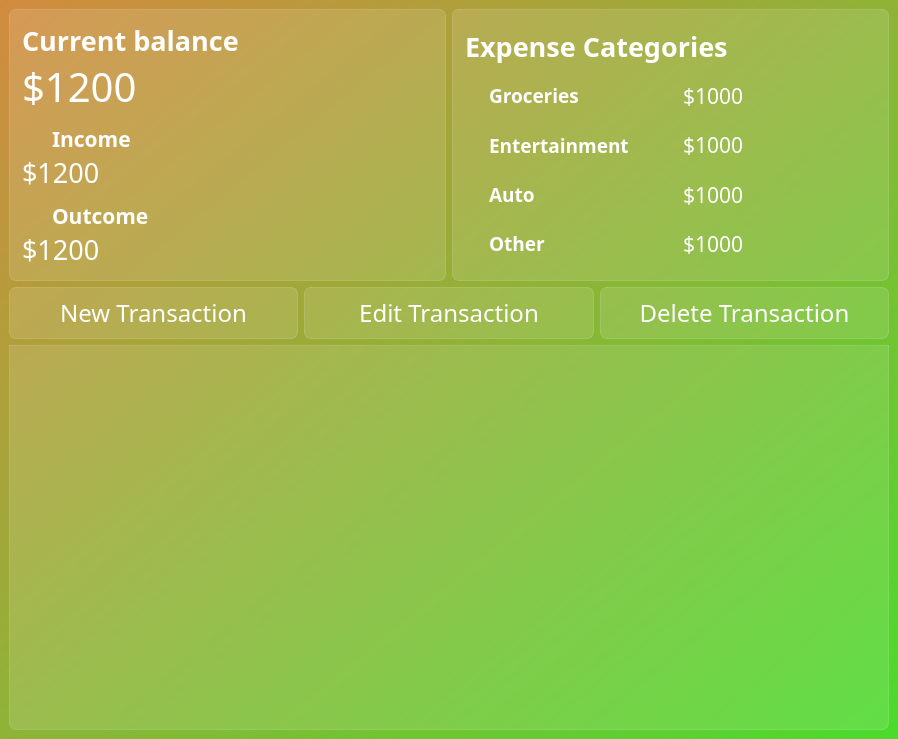
<?xml version="1.0" encoding="UTF-8"?>
<ui version="4.0">
 <class>MainWindow</class>
 <widget class="QMainWindow" name="MainWindow">
  <property name="geometry">
   <rect>
    <x>0</x>
    <y>0</y>
    <width>898</width>
    <height>739</height>
   </rect>
  </property>
  <property name="windowTitle">
   <string>Expense Tracker</string>
  </property>
  <property name="styleSheet">
   <string notr="true">background-color: qlineargradient(spread:pad, x1:0, y1:0, x2:1, y2:1, stop:0 rgba(210, 139, 63, 255), stop:1 rgba(74, 219, 45, 255));
font-family: Gotham Pro;</string>
  </property>
  <widget class="QWidget" name="centralwidget">
   <layout class="QVBoxLayout" name="verticalLayout_3">
    <item>
     <layout class="QHBoxLayout" name="horizontalLayout_7">
      <item>
       <widget class="QFrame" name="balance_frame">
        <property name="styleSheet">
         <string notr="true">background-color: rgba(255, 255, 255, 30);
border: 1px solid rgba(255, 255, 255, 40);
border-radius: 7px;</string>
        </property>
        <layout class="QVBoxLayout" name="verticalLayout">
         <property name="spacing">
          <number>0</number>
         </property>
         <property name="leftMargin">
          <number>12</number>
         </property>
         <property name="topMargin">
          <number>12</number>
         </property>
         <property name="rightMargin">
          <number>12</number>
         </property>
         <property name="bottomMargin">
          <number>12</number>
         </property>
         <item>
          <widget class="QLabel" name="lbl_balance">
           <property name="styleSheet">
            <string notr="true">color: white;
font-weight: bold;
font-size: 20pt;
background-color: none;
border: none;</string>
           </property>
           <property name="text">
            <string>Current balance</string>
           </property>
          </widget>
         </item>
         <item>
          <widget class="QLabel" name="balance">
           <property name="styleSheet">
            <string notr="true">color: white;
font-size: 30pt;
background-color: none;
border: none;</string>
           </property>
           <property name="text">
            <string>$1200</string>
           </property>
          </widget>
         </item>
         <item>
          <layout class="QHBoxLayout" name="horizontalLayout">
           <property name="spacing">
            <number>0</number>
           </property>
           <item>
            <widget class="QLabel" name="icn_income">
             <property name="maximumSize">
              <size>
               <width>24</width>
               <height>16777215</height>
              </size>
             </property>
             <property name="styleSheet">
              <string notr="true">background-color: none;
border: none;
padding-top: 10px;</string>
             </property>
             <property name="text">
              <string/>
             </property>
             <property name="pixmap">
              <pixmap resource="res.qrc">:/icons/icons/north_west_white_24dp.svg</pixmap>
             </property>
            </widget>
           </item>
           <item>
            <widget class="QLabel" name="lbl_income">
             <property name="styleSheet">
              <string notr="true">color: white;
font-size: 16pt;
background-color: none;
border: none;
font-weight: bold;
padding-top: 10px;</string>
             </property>
             <property name="text">
              <string>Income</string>
             </property>
            </widget>
           </item>
          </layout>
         </item>
         <item>
          <widget class="QLabel" name="income">
           <property name="styleSheet">
            <string notr="true">color: white;
font-size: 20pt;
background-color: none;
border: none;</string>
           </property>
           <property name="text">
            <string>$1200</string>
           </property>
          </widget>
         </item>
         <item>
          <layout class="QHBoxLayout" name="horizontalLayout_2">
           <property name="spacing">
            <number>0</number>
           </property>
           <item>
            <widget class="QLabel" name="icn_outcome">
             <property name="maximumSize">
              <size>
               <width>24</width>
               <height>16777215</height>
              </size>
             </property>
             <property name="styleSheet">
              <string notr="true">background-color: none;
border: none;
padding-top: 10px;</string>
             </property>
             <property name="text">
              <string/>
             </property>
             <property name="pixmap">
              <pixmap resource="res.qrc">:/icons/icons/call_received_white_24dp.svg</pixmap>
             </property>
            </widget>
           </item>
           <item>
            <widget class="QLabel" name="lbl_outcome">
             <property name="styleSheet">
              <string notr="true">color: white;
font-size: 16pt;
background-color: none;
border: none;
font-weight: bold;
padding-top: 10px;</string>
             </property>
             <property name="text">
              <string>Outcome</string>
             </property>
            </widget>
           </item>
          </layout>
         </item>
         <item>
          <widget class="QLabel" name="outcome">
           <property name="styleSheet">
            <string notr="true">color: white;
font-size: 20pt;
background-color: none;
border: none;</string>
           </property>
           <property name="text">
            <string>$1200</string>
           </property>
          </widget>
         </item>
        </layout>
       </widget>
      </item>
      <item>
       <widget class="QFrame" name="categories_frame">
        <property name="styleSheet">
         <string notr="true">background-color: rgba(255, 255, 255, 30);
border: 1px solid rgba(255, 255, 255, 40);
border-radius: 7px;</string>
        </property>
        <layout class="QVBoxLayout" name="verticalLayout_2">
         <property name="spacing">
          <number>0</number>
         </property>
         <property name="leftMargin">
          <number>12</number>
         </property>
         <property name="topMargin">
          <number>12</number>
         </property>
         <property name="rightMargin">
          <number>12</number>
         </property>
         <property name="bottomMargin">
          <number>12</number>
         </property>
         <item>
          <widget class="QLabel" name="lbl_categories">
           <property name="styleSheet">
            <string notr="true">color: white;
font-weight: bold;
font-size: 20pt;
background-color: none;
border: none;</string>
           </property>
           <property name="text">
            <string>Expense Categories</string>
           </property>
          </widget>
         </item>
         <item>
          <layout class="QHBoxLayout" name="horizontalLayout_5">
           <item>
            <widget class="QLabel" name="icn_groceries">
             <property name="maximumSize">
              <size>
               <width>24</width>
               <height>16777215</height>
              </size>
             </property>
             <property name="styleSheet">
              <string notr="true">background-color: none;
border:none;
</string>
             </property>
             <property name="text">
              <string/>
             </property>
             <property name="pixmap">
              <pixmap resource="res.qrc">:/icons/icons/local_grocery_store_white_24dp.svg</pixmap>
             </property>
            </widget>
           </item>
           <item>
            <widget class="QLabel" name="lbl_groceries">
             <property name="styleSheet">
              <string notr="true">background-color: none;
color: white;
font-weight: bold;
font-size: 14pt;
border: none
</string>
             </property>
             <property name="text">
              <string>Groceries</string>
             </property>
            </widget>
           </item>
           <item>
            <widget class="QLabel" name="groceries">
             <property name="styleSheet">
              <string notr="true">background-color: none;
color: white;
font-size: 16pt;
border: none
</string>
             </property>
             <property name="text">
              <string>$1000</string>
             </property>
            </widget>
           </item>
          </layout>
         </item>
         <item>
          <layout class="QHBoxLayout" name="horizontalLayout_4">
           <item>
            <widget class="QLabel" name="lbl_entertainment_2">
             <property name="maximumSize">
              <size>
               <width>24</width>
               <height>16777215</height>
              </size>
             </property>
             <property name="styleSheet">
              <string notr="true">background-color: none;
border:none;
</string>
             </property>
             <property name="text">
              <string/>
             </property>
             <property name="pixmap">
              <pixmap resource="res.qrc">:/icons/icons/sports_esports_white_24dp.svg</pixmap>
             </property>
            </widget>
           </item>
           <item>
            <widget class="QLabel" name="lbl_entertainment">
             <property name="styleSheet">
              <string notr="true">background-color: none;
color: white;
font-weight: bold;
font-size: 14pt;
border: none
</string>
             </property>
             <property name="text">
              <string>Entertainment</string>
             </property>
            </widget>
           </item>
           <item>
            <widget class="QLabel" name="entertainment">
             <property name="styleSheet">
              <string notr="true">background-color: none;
color: white;
font-size: 16pt;
border: none
</string>
             </property>
             <property name="text">
              <string>$1000</string>
             </property>
            </widget>
           </item>
          </layout>
         </item>
         <item>
          <layout class="QHBoxLayout" name="horizontalLayout_3">
           <item>
            <widget class="QLabel" name="icn_auto">
             <property name="maximumSize">
              <size>
               <width>24</width>
               <height>16777215</height>
              </size>
             </property>
             <property name="styleSheet">
              <string notr="true">background-color: none;
border:none;
</string>
             </property>
             <property name="text">
              <string/>
             </property>
             <property name="pixmap">
              <pixmap resource="res.qrc">:/icons/icons/directions_car_white_24dp.svg</pixmap>
             </property>
            </widget>
           </item>
           <item>
            <widget class="QLabel" name="lbl_auto">
             <property name="styleSheet">
              <string notr="true">background-color: none;
color: white;
font-weight: bold;
font-size: 14pt;
border: none
</string>
             </property>
             <property name="text">
              <string>Auto</string>
             </property>
            </widget>
           </item>
           <item>
            <widget class="QLabel" name="auto_2">
             <property name="styleSheet">
              <string notr="true">background-color: none;
color: white;
font-size: 16pt;
border: none
</string>
             </property>
             <property name="text">
              <string>$1000</string>
             </property>
            </widget>
           </item>
          </layout>
         </item>
         <item>
          <layout class="QHBoxLayout" name="horizontalLayout_6">
           <item>
            <widget class="QLabel" name="icn_other">
             <property name="maximumSize">
              <size>
               <width>24</width>
               <height>16777215</height>
              </size>
             </property>
             <property name="styleSheet">
              <string notr="true">background-color: none;
border:none;
</string>
             </property>
             <property name="text">
              <string/>
             </property>
             <property name="pixmap">
              <pixmap resource="res.qrc">:/icons/icons/list_white_24dp.svg</pixmap>
             </property>
            </widget>
           </item>
           <item>
            <widget class="QLabel" name="lbl_other">
             <property name="styleSheet">
              <string notr="true">background-color: none;
color: white;
font-weight: bold;
font-size: 14pt;
border: none
</string>
             </property>
             <property name="text">
              <string>Other</string>
             </property>
            </widget>
           </item>
           <item>
            <widget class="QLabel" name="other">
             <property name="styleSheet">
              <string notr="true">background-color: none;
color: white;
font-size: 16pt;
border: none
</string>
             </property>
             <property name="text">
              <string>$1000</string>
             </property>
            </widget>
           </item>
          </layout>
         </item>
        </layout>
       </widget>
      </item>
     </layout>
    </item>
    <item>
     <layout class="QHBoxLayout" name="horizontalLayout_8">
      <item>
       <widget class="QPushButton" name="btn_new_transaction">
        <property name="styleSheet">
         <string notr="true">QPushButton {
	color: white;
	background-color: rgba(255, 255, 255, 30);
	border: 1px solid rgba(255, 255, 255, 40);
	border-radius: 7px;
	width: 230px;
	height: 50px;
	font-size: 18pt;
}

QPushButton:hover {
	background-color: rgba(255, 255, 255, 40);
}

QPushButton:pressed {
	background-color: rgba(255, 255, 255, 70);
}</string>
        </property>
        <property name="text">
         <string>New Transaction</string>
        </property>
        <property name="icon">
         <iconset resource="res.qrc">
          <normaloff>:/icons/icons/post_add_white_24dp.svg</normaloff>:/icons/icons/post_add_white_24dp.svg</iconset>
        </property>
        <property name="iconSize">
         <size>
          <width>24</width>
          <height>24</height>
         </size>
        </property>
       </widget>
      </item>
      <item>
       <widget class="QPushButton" name="btn_edit_transaction">
        <property name="styleSheet">
         <string notr="true">QPushButton {
	color: white;
	background-color: rgba(255, 255, 255, 30);
	border: 1px solid rgba(255, 255, 255, 40);
	border-radius: 7px;
	width: 230px;
	height: 50px;
	font-size: 18pt;
}

QPushButton:hover {
	background-color: rgba(255, 255, 255, 40);
}

QPushButton:pressed {
	background-color: rgba(255, 255, 255, 70);
}</string>
        </property>
        <property name="text">
         <string>Edit Transaction</string>
        </property>
        <property name="icon">
         <iconset resource="res.qrc">
          <normaloff>:/icons/icons/edit_white_24dp.svg</normaloff>:/icons/icons/edit_white_24dp.svg</iconset>
        </property>
        <property name="iconSize">
         <size>
          <width>24</width>
          <height>24</height>
         </size>
        </property>
       </widget>
      </item>
      <item>
       <widget class="QPushButton" name="btn_delete_transaction">
        <property name="styleSheet">
         <string notr="true">QPushButton {
	color: white;
	background-color: rgba(255, 255, 255, 30);
	border: 1px solid rgba(255, 255, 255, 40);
	border-radius: 7px;
	width: 230px;
	height: 50px;
	font-size: 18pt;
}

QPushButton:hover {
	background-color: rgba(255, 255, 255, 40);
}

QPushButton:pressed {
	background-color: rgba(255, 255, 255, 70);
}</string>
        </property>
        <property name="text">
         <string>Delete Transaction</string>
        </property>
        <property name="icon">
         <iconset resource="res.qrc">
          <normaloff>:/icons/icons/delete_white_24dp.svg</normaloff>:/icons/icons/delete_white_24dp.svg</iconset>
        </property>
        <property name="iconSize">
         <size>
          <width>24</width>
          <height>24</height>
         </size>
        </property>
       </widget>
      </item>
     </layout>
    </item>
    <item>
     <widget class="QTableView" name="tableView">
      <property name="minimumSize">
       <size>
        <width>0</width>
        <height>300</height>
       </size>
      </property>
      <property name="maximumSize">
       <size>
        <width>16777215</width>
        <height>400</height>
       </size>
      </property>
      <property name="styleSheet">
       <string notr="true">QTableView {
	background-color: rgba(255, 255, 255, 30);
	border: 1px solid rgba(255, 255, 255, 40);
	border-bottom-right-radius: 7px;
	border-bottom-left-radius: 7px;
}

QTableView::section {
	background-color: rgba(53, 53, 53);
	color: white;
	border: none;
	height: 50px;
	font-size: 14pt;
}

QTableView::item {
	border-style: none;
	border-bottom: rgba(255, 255, 255, 50);
}

QTableView::item:selected {
	border:none;
	color: rgba(255, 255, 255);
	background-color: rgba(255, 255, 255, 50);
}</string>
      </property>
      <property name="verticalScrollBarPolicy">
       <enum>Qt::ScrollBarAlwaysOff</enum>
      </property>
      <property name="horizontalScrollBarPolicy">
       <enum>Qt::ScrollBarAlwaysOff</enum>
      </property>
      <property name="showGrid">
       <bool>false</bool>
      </property>
      <attribute name="horizontalHeaderDefaultSectionSize">
       <number>135</number>
      </attribute>
     </widget>
    </item>
   </layout>
  </widget>
 </widget>
 <resources>
  <include location="res.qrc"/>
 </resources>
 <connections/>
</ui>
